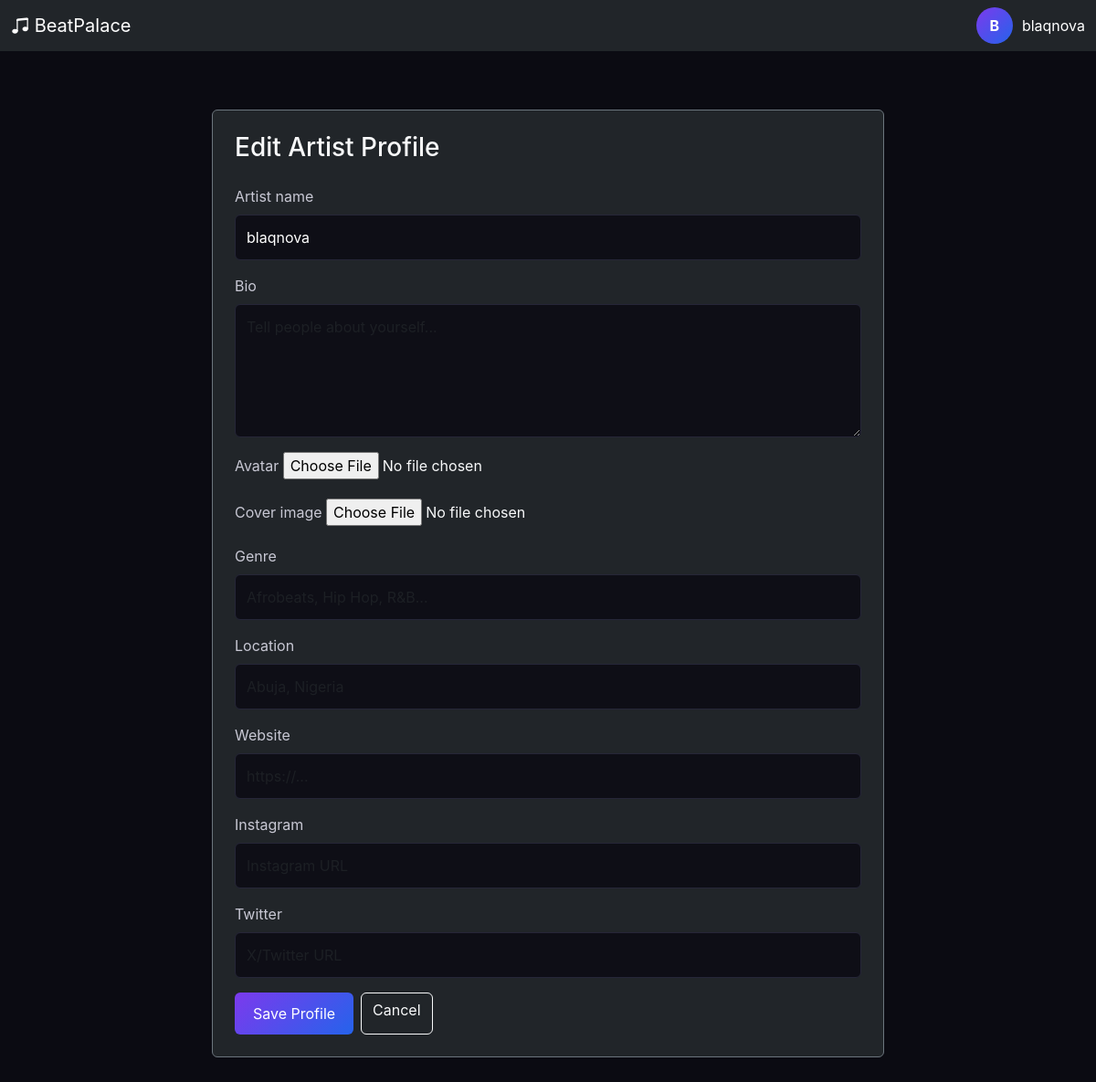
Before: /artist/profile/edit/ (signed in) with the older database file.
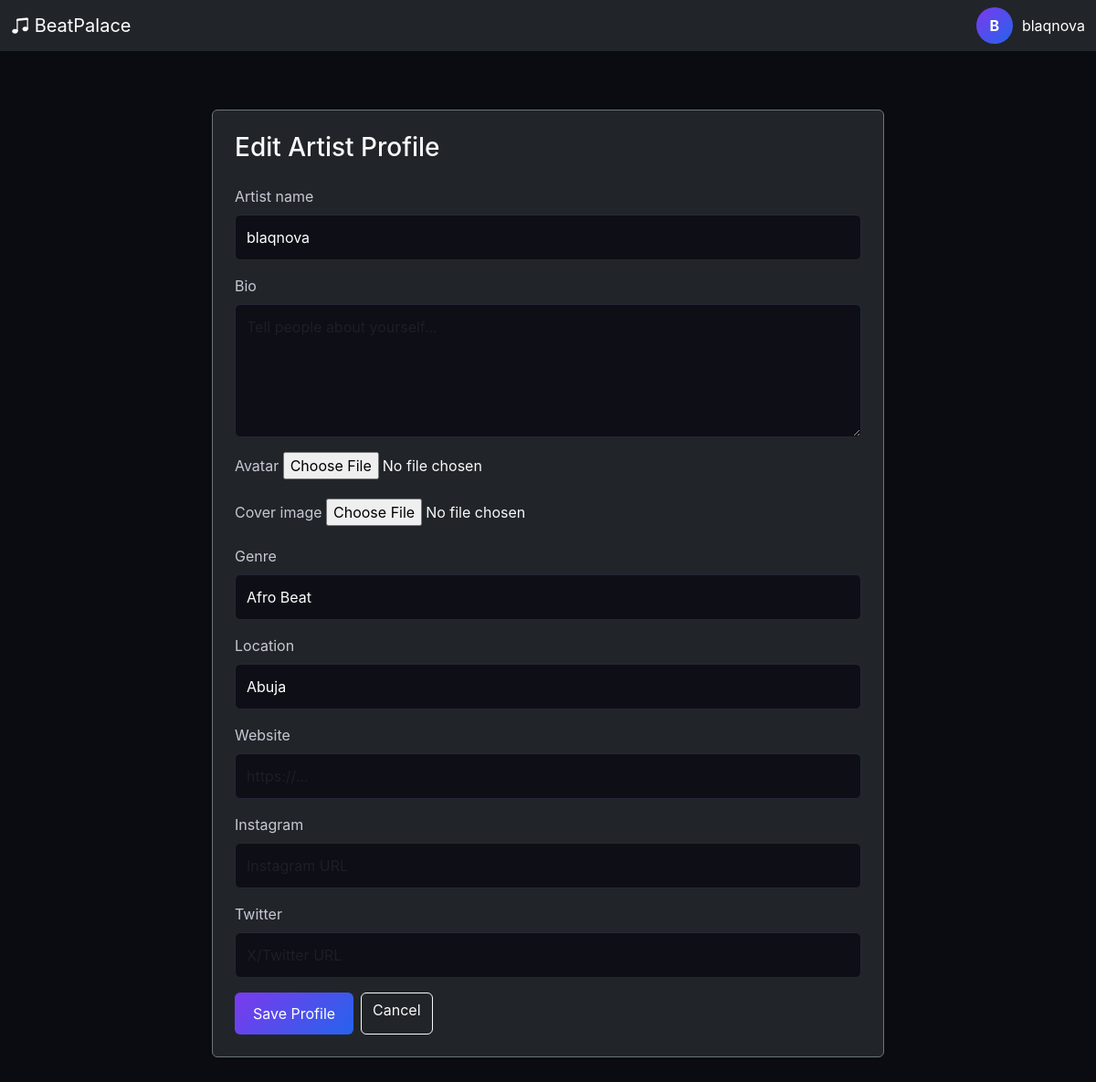
After: the same page with the newer database file.
### artists/models.py (models this page shows, shortened)
class ArtistProfile(models.Model):
    user = models.OneToOneField(
        settings.AUTH_USER_MODEL,
        on_delete=models.CASCADE,
        related_name="artist_profile"
    )
    artist_name = models.CharField(
        max_length=100,
        blank=True
    )
    bio = models.TextField(
        blank=True
    )
    avatar = models.ImageField(
        upload_to="artists/avatars/",
        blank=True,
        null=True
    )
    cover_image = models.ImageField(
        upload_to="artists/covers/",
        blank=True,
        null=True
    )
    genre = models.CharField(
        max_length=100,
        blank=True
    )
    location = models.CharField(
        max_length=100,
        blank=True
    )
    website = models.URLField(
        blank=True
    )
    instagram = models.URLField(
        blank=True
    )
    twitter = models.URLField(
        blank=True
    )
    followers_count = models.PositiveIntegerField(
        default=0
    )
    monthly_listeners = models.PositiveIntegerField(
        default=0
    )
    created_at = models.DateTimeField(
        auto_now_add=True
    )
    updated_at = models.DateTimeField(
        auto_now=True
    )

### artists/views.py (the view)
@login_required
def edit_profile(request):
    profile = request.user.artist_profile
    if request.method == "POST":
        form = ArtistProfileForm(
            request.POST,
            request.FILES,
            instance=profile
        )
        if form.is_valid():
            form.save()
            return redirect(
                "artist_profile",
                username=request.user.username
            )
    else:
        form = ArtistProfileForm(
            instance=profile
        )
    return render(
        request,
        "artists/edit_profile.html",
        {
            "form": form
        }
    )

### templates/artists/edit_profile.html (shortened to what this page needs)
{% extends "base.html" %}
{% block content %}
<div class="container py-5">
    <div class="row justify-content-center">
        <div class="col-lg-8">
            <div class="card bg-dark text-light border-secondary">
                <div class="card-body p-4">
                    <h3 class="mb-4">
                        Edit Artist Profile
                    </h3>
                    <form
                        method="POST"
                        enctype="multipart/form-data"
                    >
                        {% for field in form %}
                            <div class="mb-3">
                                <label class="form-label">
                                    {{ field.label }}
                                </label>
                                {{ field }}
                            </div>
                        {% endfor %}
                        <div class="d-flex gap-2">
                            <button
                                type="submit"
                                class="btn btn-primary"
                            >
                                Save Profile
                            </button>
                            <a
                                href="{% url 'artist_profile' request.user.username %}"
                                class="btn btn-outline-light"
                            >
                                Cancel
                            </a>
                        </div>
                    </form>
                </div>
            </div>
        </div>
    </div>
</div>
{% endblock %}

Changed rows visible on the page:
changed ArtistProfile "blaqnova": genre (not shown) → "Afro Beat"; location (not shown) → "Abuja"
